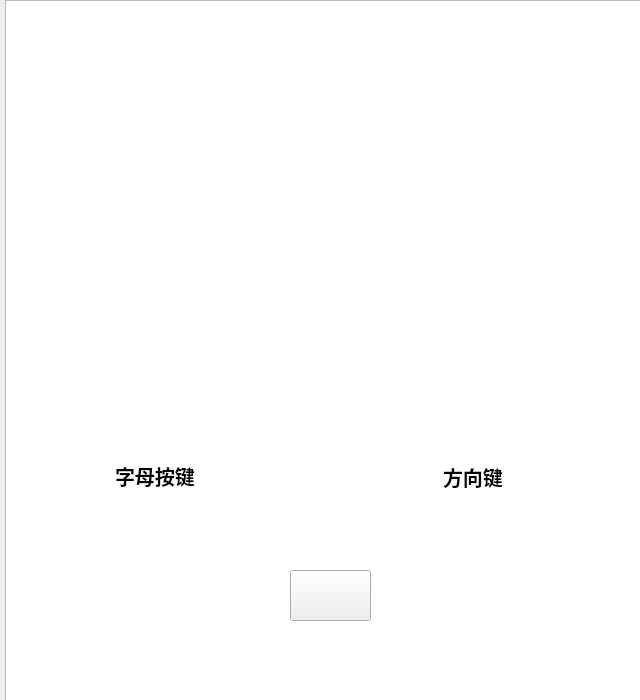
<?xml version="1.0" encoding="UTF-8"?>
<ui version="4.0">
 <class>Operation_Widget</class>
 <widget class="QWidget" name="Operation_Widget">
  <property name="geometry">
   <rect>
    <x>0</x>
    <y>0</y>
    <width>640</width>
    <height>700</height>
   </rect>
  </property>
  <property name="windowTitle">
   <string>Form</string>
  </property>
  <widget class="QPushButton" name="pushButton">
   <property name="geometry">
    <rect>
     <x>290</x>
     <y>570</y>
     <width>81</width>
     <height>51</height>
    </rect>
   </property>
   <property name="styleSheet">
    <string notr="true">border-image: url(:/new/prefix1/image/back.png);</string>
   </property>
   <property name="text">
    <string/>
   </property>
  </widget>
  <widget class="QGraphicsView" name="graphicsView">
   <property name="geometry">
    <rect>
     <x>5</x>
     <y>0</y>
     <width>641</width>
     <height>701</height>
    </rect>
   </property>
   <property name="styleSheet">
    <string notr="true">border-image: url(:/new/prefix1/image/operation_background.jpg);</string>
   </property>
  </widget>
  <widget class="QLabel" name="label">
   <property name="geometry">
    <rect>
     <x>130</x>
     <y>255</y>
     <width>61</width>
     <height>61</height>
    </rect>
   </property>
   <property name="styleSheet">
    <string notr="true">border-image: url(:/new/prefix1/image/w.png);</string>
   </property>
   <property name="text">
    <string/>
   </property>
  </widget>
  <widget class="QLabel" name="label_2">
   <property name="geometry">
    <rect>
     <x>35</x>
     <y>350</y>
     <width>81</width>
     <height>61</height>
    </rect>
   </property>
   <property name="styleSheet">
    <string notr="true">border-image: url(:/new/prefix1/image/A.png);</string>
   </property>
   <property name="text">
    <string/>
   </property>
  </widget>
  <widget class="QLabel" name="label_3">
   <property name="geometry">
    <rect>
     <x>435</x>
     <y>335</y>
     <width>91</width>
     <height>91</height>
    </rect>
   </property>
   <property name="styleSheet">
    <string notr="true">border-image: url(:/new/prefix1/image/down.png);</string>
   </property>
   <property name="text">
    <string/>
   </property>
  </widget>
  <widget class="QLabel" name="label_4">
   <property name="geometry">
    <rect>
     <x>115</x>
     <y>350</y>
     <width>91</width>
     <height>61</height>
    </rect>
   </property>
   <property name="styleSheet">
    <string notr="true">border-image: url(:/new/prefix1/image/S.png);</string>
   </property>
   <property name="text">
    <string/>
   </property>
  </widget>
  <widget class="QLabel" name="label_5">
   <property name="geometry">
    <rect>
     <x>205</x>
     <y>350</y>
     <width>81</width>
     <height>61</height>
    </rect>
   </property>
   <property name="styleSheet">
    <string notr="true">border-image: url(:/new/prefix1/image/D.png);</string>
   </property>
   <property name="text">
    <string/>
   </property>
  </widget>
  <widget class="QLabel" name="label_6">
   <property name="geometry">
    <rect>
     <x>355</x>
     <y>350</y>
     <width>81</width>
     <height>61</height>
    </rect>
   </property>
   <property name="styleSheet">
    <string notr="true">border-image: url(:/new/prefix1/image/left.png);</string>
   </property>
   <property name="text">
    <string/>
   </property>
  </widget>
  <widget class="QLabel" name="label_7">
   <property name="geometry">
    <rect>
     <x>535</x>
     <y>350</y>
     <width>71</width>
     <height>61</height>
    </rect>
   </property>
   <property name="styleSheet">
    <string notr="true">border-image: url(:/new/prefix1/image/right .png);</string>
   </property>
   <property name="text">
    <string/>
   </property>
  </widget>
  <widget class="QLabel" name="label_8">
   <property name="geometry">
    <rect>
     <x>450</x>
     <y>250</y>
     <width>61</width>
     <height>71</height>
    </rect>
   </property>
   <property name="styleSheet">
    <string notr="true">border-image: url(:/new/prefix1/image/up.png);</string>
   </property>
   <property name="text">
    <string/>
   </property>
  </widget>
  <widget class="QLabel" name="label_9">
   <property name="geometry">
    <rect>
     <x>115</x>
     <y>450</y>
     <width>111</width>
     <height>51</height>
    </rect>
   </property>
   <property name="font">
    <font>
     <family>华文楷体</family>
     <pointsize>15</pointsize>
     <weight>75</weight>
     <bold>true</bold>
    </font>
   </property>
   <property name="text">
    <string>字母按键</string>
   </property>
  </widget>
  <widget class="QLabel" name="label_10">
   <property name="geometry">
    <rect>
     <x>443</x>
     <y>451</y>
     <width>111</width>
     <height>51</height>
    </rect>
   </property>
   <property name="font">
    <font>
     <family>华文楷体</family>
     <pointsize>15</pointsize>
     <weight>75</weight>
     <bold>true</bold>
    </font>
   </property>
   <property name="text">
    <string>方向键</string>
   </property>
  </widget>
  <zorder>graphicsView</zorder>
  <zorder>pushButton</zorder>
  <zorder>label</zorder>
  <zorder>label_2</zorder>
  <zorder>label_3</zorder>
  <zorder>label_4</zorder>
  <zorder>label_5</zorder>
  <zorder>label_6</zorder>
  <zorder>label_7</zorder>
  <zorder>label_8</zorder>
  <zorder>label_9</zorder>
  <zorder>label_10</zorder>
 </widget>
 <resources/>
 <connections/>
</ui>
